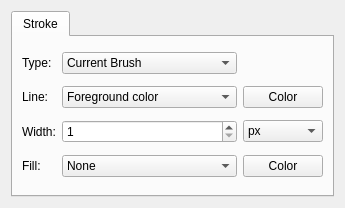
<?xml version="1.0" encoding="utf-8"?>
<ui version="4.0">
 <author>
    SPDX-FileCopyrightText: none
    SPDX-License-Identifier: GPL-3.0-or-later
  </author>
 <class>WdgStrokeSelection</class>
 <widget class="QWidget" name="WdgStrokeSelection">
  <property name="geometry">
   <rect>
    <x>0</x>
    <y>0</y>
    <width>334</width>
    <height>208</height>
   </rect>
  </property>
  <property name="sizePolicy">
   <sizepolicy hsizetype="Expanding" vsizetype="Expanding">
    <horstretch>0</horstretch>
    <verstretch>0</verstretch>
   </sizepolicy>
  </property>
  <property name="windowTitle">
   <string>New Image</string>
  </property>
  <layout class="QGridLayout" name="gridLayout_2">
   <item column="0" row="0">
    <widget class="QTabWidget" name="tabWidget">
     <property name="currentIndex">
      <number>0</number>
     </property>
     <widget class="QWidget" name="tab">
      <attribute name="title">
       <string>Stroke</string>
      </attribute>
      <layout class="QGridLayout" name="gridLayout">
       <item column="0" row="0">
        <widget class="QLabel" name="label_2">
         <property name="text">
          <string>Type:</string>
         </property>
        </widget>
       </item>
       <item column="1" row="0">
        <widget class="QComboBox" name="typeBox">
         <property name="sizePolicy">
          <sizepolicy hsizetype="Expanding" vsizetype="Fixed">
           <horstretch>0</horstretch>
           <verstretch>0</verstretch>
          </sizepolicy>
         </property>
         <property name="minimumSize">
          <size>
           <width>175</width>
           <height>0</height>
          </size>
         </property>
         <property name="currentIndex">
          <number>0</number>
         </property>
         <item>
          <property name="text">
           <string>Current Brush</string>
          </property>
         </item>
         <item>
          <property name="text">
           <string>Solid line</string>
          </property>
         </item>
        </widget>
       </item>
       <item column="0" row="1">
        <widget class="QLabel" name="label_3">
         <property name="text">
          <string>Line:</string>
         </property>
        </widget>
       </item>
       <item column="1" row="1">
        <widget class="QComboBox" name="lineColorBox">
         <property name="sizePolicy">
          <sizepolicy hsizetype="Expanding" vsizetype="Fixed">
           <horstretch>0</horstretch>
           <verstretch>0</verstretch>
          </sizepolicy>
         </property>
         <property name="minimumSize">
          <size>
           <width>175</width>
           <height>0</height>
          </size>
         </property>
         <item>
          <property name="text">
           <string>Foreground color</string>
          </property>
         </item>
         <item>
          <property name="text">
           <string>Background color</string>
          </property>
         </item>
         <item>
          <property name="text">
           <string>Custom color</string>
          </property>
         </item>
        </widget>
       </item>
       <item column="2" row="1">
        <widget class="KColorButton" name="colorSelector">
         <property name="text">
          <string>Color</string>
         </property>
         <property name="checkable">
          <bool>false</bool>
         </property>
         <property name="autoDefault">
          <bool>false</bool>
         </property>
         <property name="default">
          <bool>false</bool>
         </property>
         <property name="flat">
          <bool>false</bool>
         </property>
        </widget>
       </item>
       <item column="0" row="2">
        <widget class="QLabel" name="lblSize">
         <property name="text">
          <string>Width:</string>
         </property>
         <property name="buddy">
          <cstring>lineSize</cstring>
         </property>
        </widget>
       </item>
       <item column="1" row="2">
        <widget class="QSpinBox" name="lineSize">
         <property name="minimumSize">
          <size>
           <width>175</width>
           <height>0</height>
          </size>
         </property>
         <property name="suffix">
          <string/>
         </property>
         <property name="minimum">
          <number>1</number>
         </property>
         <property name="maximum">
          <number>1000000</number>
         </property>
         <property name="value">
          <number>1</number>
         </property>
        </widget>
       </item>
       <item column="2" row="2">
        <widget class="QComboBox" name="sizeBox">
         <item>
          <property name="text">
           <string>px</string>
          </property>
         </item>
         <item>
          <property name="text">
           <string>mm</string>
          </property>
         </item>
         <item>
          <property name="text">
           <string>inch</string>
          </property>
         </item>
        </widget>
       </item>
       <item column="0" row="3">
        <widget class="QLabel" name="label">
         <property name="text">
          <string>Fill:</string>
         </property>
        </widget>
       </item>
       <item column="1" row="3">
        <widget class="QComboBox" name="fillBox">
         <property name="sizePolicy">
          <sizepolicy hsizetype="Expanding" vsizetype="Fixed">
           <horstretch>0</horstretch>
           <verstretch>0</verstretch>
          </sizepolicy>
         </property>
         <property name="minimumSize">
          <size>
           <width>175</width>
           <height>0</height>
          </size>
         </property>
         <item>
          <property name="text">
           <string>None</string>
          </property>
         </item>
         <item>
          <property name="text">
           <string>Line color</string>
          </property>
         </item>
         <item>
          <property name="text">
           <string>Background color</string>
          </property>
         </item>
         <item>
          <property name="text">
           <string>Custom color</string>
          </property>
         </item>
         <item>
          <property name="text">
           <string>Foreground color</string>
          </property>
         </item>
        </widget>
       </item>
       <item column="2" row="3">
        <widget class="KColorButton" name="colorFillSelector">
         <property name="text">
          <string>Color</string>
         </property>
        </widget>
       </item>
      </layout>
     </widget>
    </widget>
   </item>
  </layout>
 </widget>
 <customwidgets>
  <customwidget>
   <class>KColorButton</class>
   <extends>QPushButton</extends>
   <header>kcolorbutton.h</header>
   <container>1</container>
  </customwidget>
 </customwidgets>
 <resources/>
 <connections/>
</ui>
